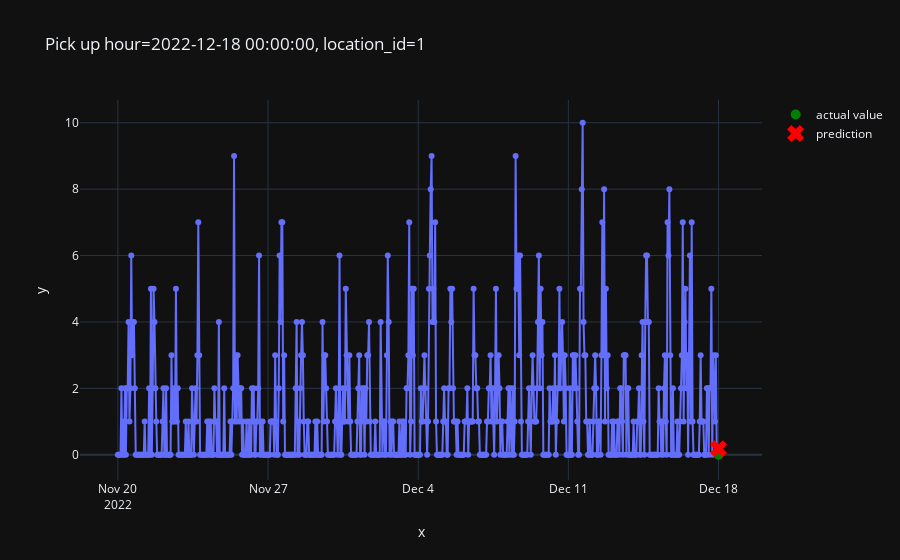

Notebook source saved alongside this figure:
### Code cell
from src.plot import plot_one_sample
plot_one_sample(
    features = X_test,
    targets = y_test,
    example_id= 200,
    predictions=pd.Series(predictions)
)

### Figure 1 — Plotly figure (JSON) as saved in the notebook; plotly's stock layout.template omitted (floating-point values rounded to 4 significant figures; data arrays with more than 128 entries replaced by an {"elided": "..."} marker saying what was removed)
{"data": [{"hovertemplate": "x=%{x}<br>y=%{y}<extra></extra>", "legendgroup": "", "line": {"color": "#636efa", "dash": "solid"}, "marker": {"symbol": "circle"}, "mode": "markers+lines", "name": "", "orientation": "v", "showlegend": false, "type": "scatter", "x": {"elided": "673 str values"}, "xaxis": "x", "y": {"elided": "673 int values"}, "yaxis": "y"}, {"line": {"color": "green"}, "marker": {"size": 10}, "mode": "markers", "name": "actual value", "type": "scatter", "x": ["2022-12-18T00:00:00"], "y": [0]}, {"line": {"color": "red"}, "marker": {"size": 15, "symbol": "x"}, "mode": "markers", "name": "prediction", "type": "scatter", "x": ["2022-12-18T00:00:00"], "y": [0.1845]}], "layout": {"legend": {"tracegroupgap": 0}, "title": {"text": "Pick up hour=2022-12-18 00:00:00, location_id=1"}, "xaxis": {"anchor": "y", "domain": [0, 1], "title": {"text": "x"}}, "yaxis": {"anchor": "x", "domain": [0, 1], "title": {"text": "y"}}}}
